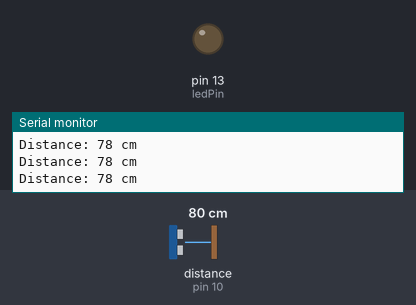
Bench run of a sketch on a simulated Arduino Uno, built with avr-gcc and run on an emulated ATmega328P. Shown: output pins drawn as LEDs (lit = HIGH), the last lines printed to the serial monitor. Wiring (inferred from the names in the program): ultrasonic range finder: trigger pin 9; echo pin 10. Inputs (shaded band) come from the test bench; at power-on: distance to the obstacle (sensor on pin 10) 80 cm. The echo pulse lasts 58.3 µs per cm; pins used as bus, display or sensor lines are not drawn.

Above: at 1.2 s.
1.3 s: distance to the obstacle (sensor on pin 10) set to 17 cm
2.8 s: distance to the obstacle (sensor on pin 10) set to 13 cm
At 4.0 s:
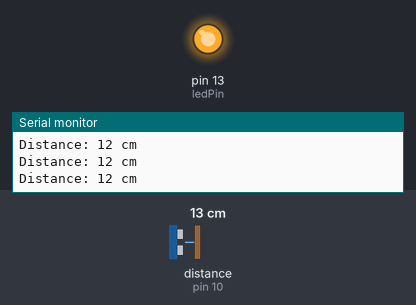
4.3 s: distance to the obstacle (sensor on pin 10) set to 35 cm
At 4.8 s:
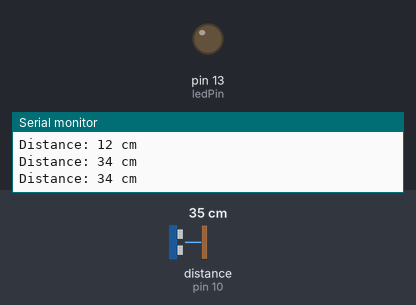
5.9 s: distance to the obstacle (sensor on pin 10) set to 9 cm
At 6.7 s:
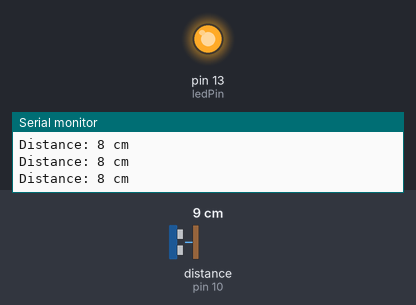
Timing chart, 0 to 8.5 s (numbered marks = the images above; inputs shaded):
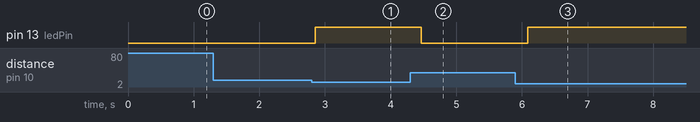

Measured:
- the behaviour switches between 16 and 15 cm on distance to the obstacle (sensor on pin 10) (found by bisection; images 0 and 1)
- after the input at 2.8 s, pin 13 (ledPin): LOW → HIGH after 0.05 s
- after the input at 4.3 s, pin 13 (ledPin): HIGH → LOW after 0.17 s
- after the input at 5.9 s, pin 13 (ledPin): LOW → HIGH after 0.19 s

The sketch:

HandSensor.ino
```cpp
#define trigPin 9
#define echoPin 10
#define ledPin  13

void setup() {
  pinMode(trigPin, OUTPUT);
  pinMode(echoPin, INPUT);
  pinMode(ledPin, OUTPUT);
  Serial.begin(9600);
}

void loop() {
  long duration;
  int distance;

  // Kirim pulsa ultrasonik
  digitalWrite(trigPin, LOW);
  delayMicroseconds(2);
  digitalWrite(trigPin, HIGH);
  delayMicroseconds(10);
  digitalWrite(trigPin, LOW);

  // Baca durasi echo
  duration = pulseIn(echoPin, HIGH);

  // Hitung jarak (dalam cm)
  distance = duration * 0.034 / 2;

  // Tampilkan di Serial Monitor
  Serial.print("Distance: ");
  Serial.print(distance);
  Serial.println(" cm");

  // Jika tangan terdeteksi dekat (misal < 15 cm), nyalakan LED
  if (distance > 0 && distance < 15) {
    digitalWrite(ledPin, HIGH);
  } else {
    digitalWrite(ledPin, LOW);
  }

  delay(200);
}
```
